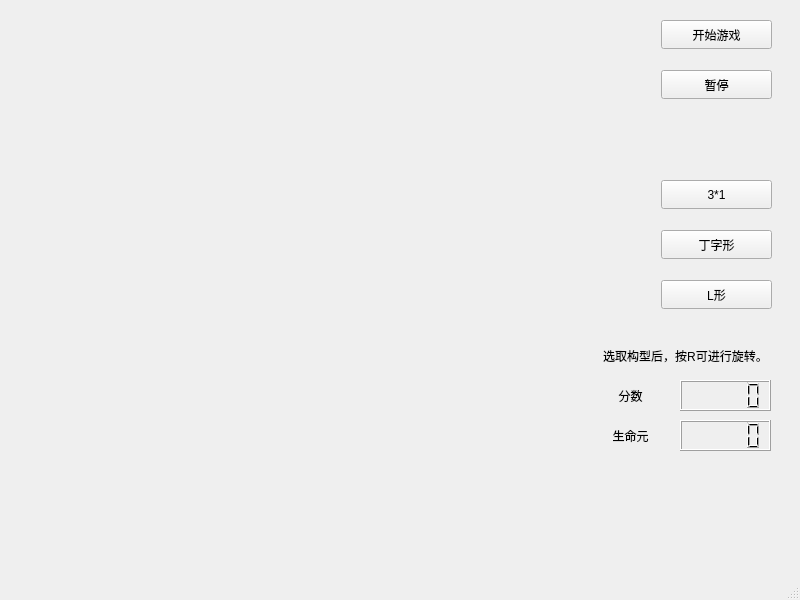
<?xml version="1.0" encoding="UTF-8"?>
<ui version="4.0">
 <class>MainWindow</class>
 <widget class="QMainWindow" name="MainWindow">
  <property name="geometry">
   <rect>
    <x>0</x>
    <y>0</y>
    <width>800</width>
    <height>600</height>
   </rect>
  </property>
  <property name="windowTitle">
   <string>MainWindow</string>
  </property>
  <widget class="QWidget" name="centralwidget">
   <widget class="QPushButton" name="pushButton">
    <property name="geometry">
     <rect>
      <x>661</x>
      <y>20</y>
      <width>111</width>
      <height>29</height>
     </rect>
    </property>
    <property name="text">
     <string>开始游戏</string>
    </property>
   </widget>
   <widget class="QPushButton" name="pushButton_2">
    <property name="geometry">
     <rect>
      <x>661</x>
      <y>70</y>
      <width>111</width>
      <height>29</height>
     </rect>
    </property>
    <property name="text">
     <string>暂停</string>
    </property>
   </widget>
   <widget class="QPushButton" name="pushButton_3">
    <property name="geometry">
     <rect>
      <x>661</x>
      <y>180</y>
      <width>111</width>
      <height>29</height>
     </rect>
    </property>
    <property name="text">
     <string>3*1</string>
    </property>
   </widget>
   <widget class="QPushButton" name="pushButton_4">
    <property name="geometry">
     <rect>
      <x>661</x>
      <y>230</y>
      <width>111</width>
      <height>29</height>
     </rect>
    </property>
    <property name="text">
     <string>丁字形</string>
    </property>
   </widget>
   <widget class="QPushButton" name="pushButton_5">
    <property name="geometry">
     <rect>
      <x>661</x>
      <y>280</y>
      <width>111</width>
      <height>29</height>
     </rect>
    </property>
    <property name="text">
     <string>L形</string>
    </property>
   </widget>
   <widget class="QLabel" name="label">
    <property name="geometry">
     <rect>
      <x>600</x>
      <y>310</y>
      <width>171</width>
      <height>91</height>
     </rect>
    </property>
    <property name="text">
     <string>选取构型后，按R可进行旋转。</string>
    </property>
    <property name="alignment">
     <set>Qt::AlignCenter</set>
    </property>
    <property name="wordWrap">
     <bool>true</bool>
    </property>
   </widget>
   <widget class="QLCDNumber" name="score">
    <property name="geometry">
     <rect>
      <x>680</x>
      <y>380</y>
      <width>91</width>
      <height>31</height>
     </rect>
    </property>
   </widget>
   <widget class="QLCDNumber" name="elements">
    <property name="geometry">
     <rect>
      <x>680</x>
      <y>420</y>
      <width>91</width>
      <height>31</height>
     </rect>
    </property>
   </widget>
   <widget class="QLabel" name="label_2">
    <property name="geometry">
     <rect>
      <x>570</x>
      <y>380</y>
      <width>121</width>
      <height>31</height>
     </rect>
    </property>
    <property name="text">
     <string>分数</string>
    </property>
    <property name="alignment">
     <set>Qt::AlignCenter</set>
    </property>
    <property name="wordWrap">
     <bool>true</bool>
    </property>
   </widget>
   <widget class="QLabel" name="label_3">
    <property name="geometry">
     <rect>
      <x>570</x>
      <y>420</y>
      <width>121</width>
      <height>31</height>
     </rect>
    </property>
    <property name="text">
     <string>生命元</string>
    </property>
    <property name="alignment">
     <set>Qt::AlignCenter</set>
    </property>
    <property name="wordWrap">
     <bool>true</bool>
    </property>
   </widget>
  </widget>
  <widget class="QMenuBar" name="menubar">
   <property name="geometry">
    <rect>
     <x>0</x>
     <y>0</y>
     <width>800</width>
     <height>21</height>
    </rect>
   </property>
  </widget>
  <widget class="QStatusBar" name="statusbar"/>
 </widget>
 <resources/>
 <connections/>
</ui>
